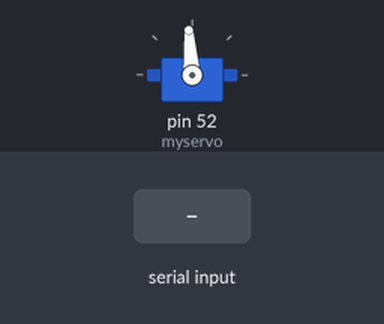
The sketch below on a simulated Arduino Mega 2560, built with avr-gcc and run on an emulated ATmega2560. Parts: servo. The test bench sets the inputs (shaded band).

Above: at 1.2 s.
1.3 s: "90,45\n" received over Serial
At 2.6 s:
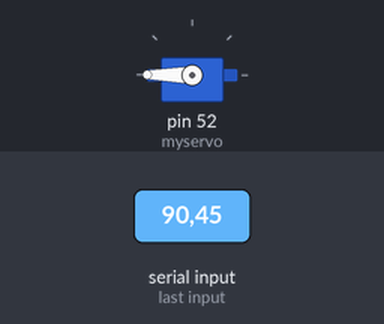
Timing chart, 0 to 4.3 s (numbered marks = the images above; inputs shaded):
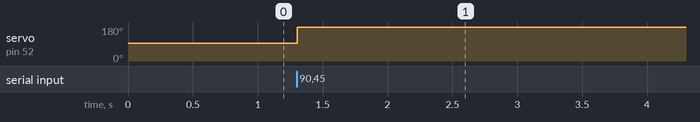

Measured:
- after the input at 1.3 s, servo on pin 52 (myservo): 94° → 180° at once

The sketch:

HelloServo.ino
```cpp
#include <Servo.h>
#define Stop_Value 94

Servo myservo;  // create servo object to control a servo
// twelve servo objects can be created on most boards

bool pos;    // variable to store the fact tat we need to rotate
unsigned long Turn_Time;  //turn time =)
int Turn_Speed=180; //turn speed, 180 is maximum

void setup() {
  myservo.attach(52);  // attaches the servo on pin 42 to the servo object
  Serial.begin(9600);
}

void loop() {
  myservo.write(Stop_Value);
  if (Serial.available() > 0) {
    Turn_Time = Serial.parseInt()*1000; //get rotation time in seconds
    //Serial.println(Turn_Time);
    //pos=0;
    //if (!pos) {
      myservo.write(Turn_Speed); //rotate counter-clockwise with max speed == 180
      delay(Turn_Time); //rotate for Turn_Time miliseconds
      myservo.write(Stop_Value); //stop
    //  pos=1;
    //}
  }
}
```
